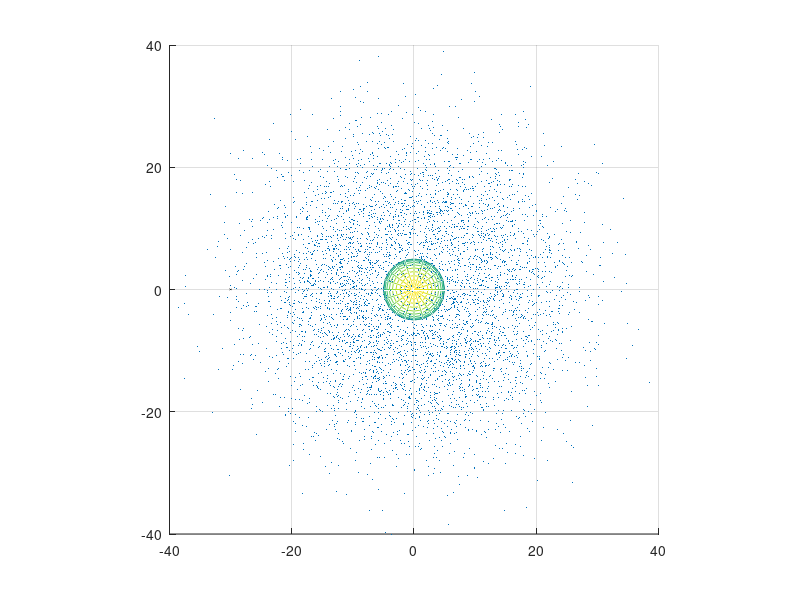

This chart was generated by the following MATLAB code: (Note: this script raises an error after producing the figure.)
%http://onlinelibrary.wiley.com/doi/10.1111/j.1574-6968.2001.tb10662.x/full
%link for bacteria swimming speed.
%Ill take it 40 micrometers per second.

%Step size. (Seconds).
step = 10^-4;
speed = 40;
time = 10;
cell_radius = 5;
nanobot_coor = [-30, 0, 0];
nanobot_radius = 2;
num_of_molecules = 40000;
sigma = [100,100,100];
mu = zeros(num_of_molecules, 3);

molecules = mvnrnd(mu, sigma);
x = molecules;
t = cell_radius./sqrt(sum(x.^2, 2));
molecules = molecules + t.*molecules;


scatter3( molecules(:,1) , molecules(:,2) , molecules(:,3) , 0.1 , 'fill' )

arrival_times = zeros(time/step,1);

bias = [0,0,0];

q = normrnd(0, 0.001, [1, 3]);
x = (speed*step)./sqrt(sum(q.^2, 2)).*q;

old_hitt = 0;

[X,Y,Z] = sphere;
h = figure(1);
axis tight manual;
filename = 'testAnimated.gif';

for i = 1:time/step
       
    nanobot_coor = nanobot_coor + x;
    hitt = sum((sum((molecules - nanobot_coor).^2, 2) <= nanobot_radius^2));   
    if(hitt > old_hitt)
        bias = (bias * 0.99 +  x * 0.01 );
        old_hitt = hitt;
    elseif(hitt < old_hitt)
        bias = (bias * 0.99 - x * 0.01);
        old_hitt = hitt; 
    elseif(hitt == 0)
        bias = (bias * 0.99 - x * 0.01);
        old_hitt = hitt;
    else
        old_hitt = hitt;
    end      
    q = normrnd(0, 1, [1 3]);
    x = (speed*step)./sqrt(sum(q.^2 , 2)).*q * 0.5  ...
        + (speed*step)./sqrt(sum(bias.^2 , 2)).*bias * 0.5; 
    x(isnan(x)) = 0;
    arrival_times(i) = sum((nanobot_coor).^2, 2);  
    
    if(mod(i, 500) == 1)
        hold on
        mesh(X*5 , Y*5 , Z*5);
        surf(X*0.1 + nanobot_coor(1), Y*0.1 + nanobot_coor(2), Z*0.1 + nanobot_coor(3));
        axis([-40  40   -40  40   -40  40]);
        view(0,90);
        axis square;
        refreshdata;
        drawnow;
        frame = getframe(h); 
        im = frame2im(frame); 
        [imind,cm] = rgb2ind(im,256); 
        if i == 1 
             imwrite(imind,cm,filename,'gif', 'Loopcount',inf); 
        else
            imwrite(imind,cm,filename,'gif','WriteMode','append');
        end 
    end
end

plot(arrival_times)
